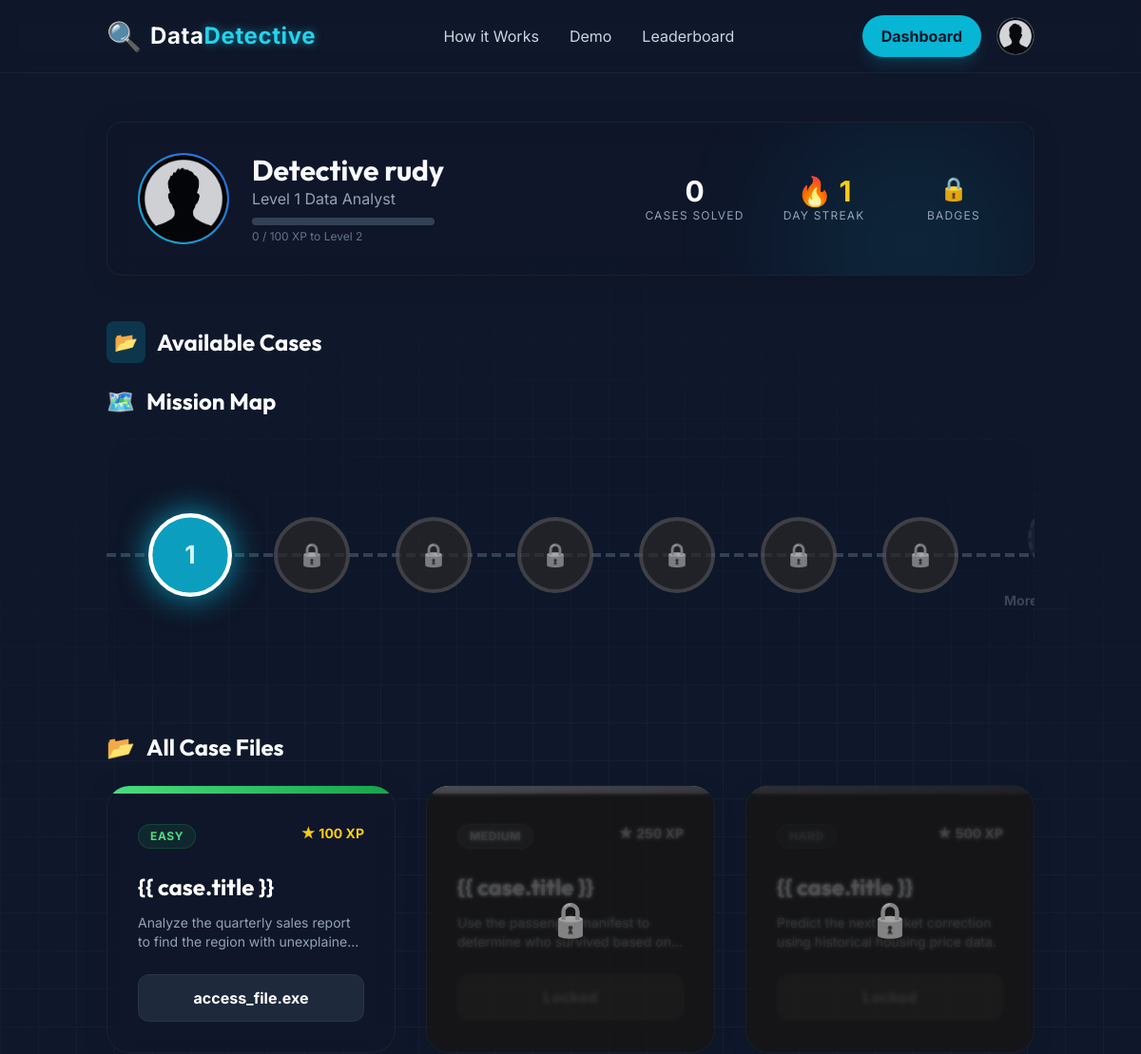
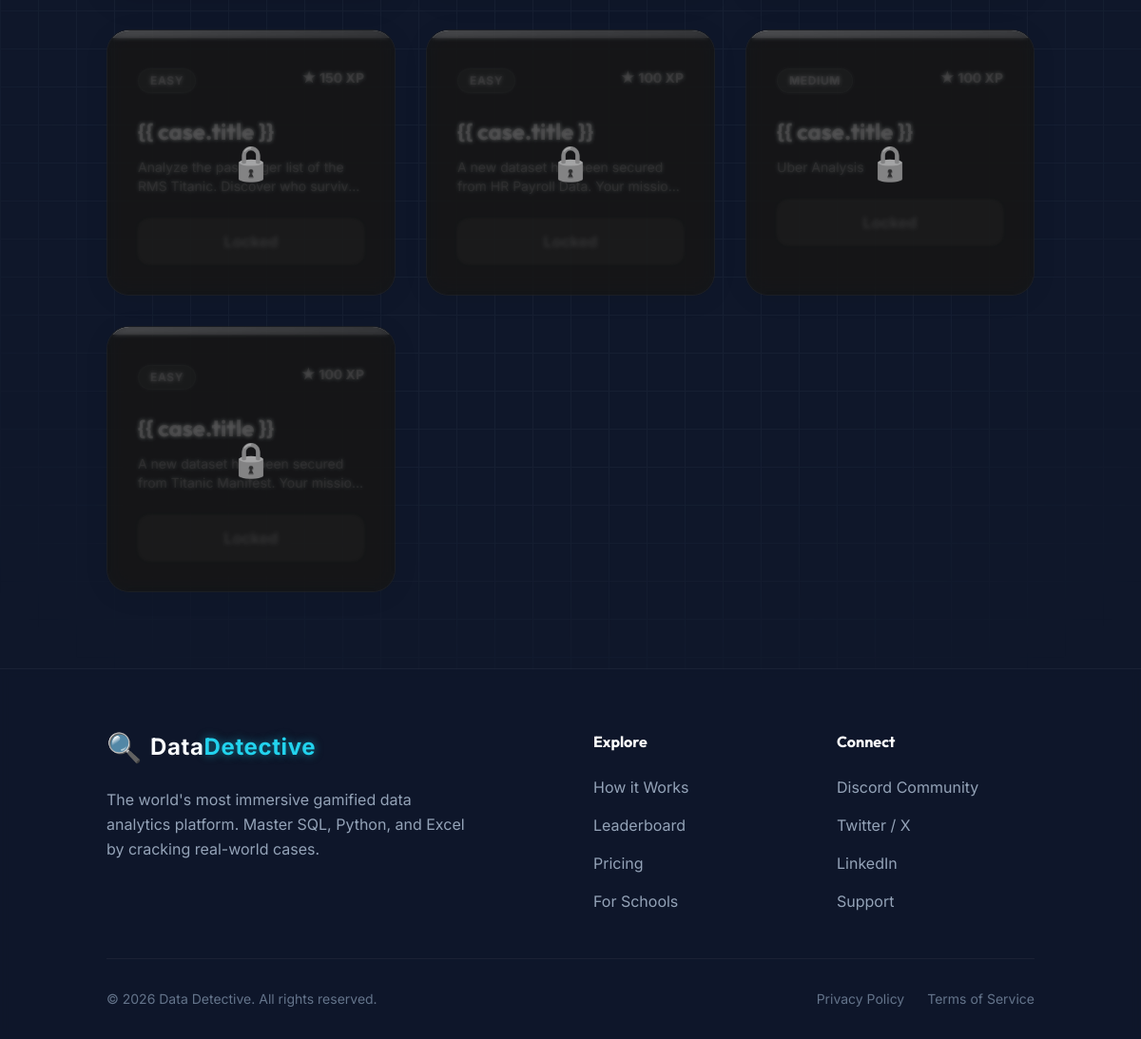
The page /dashboard/ (signed in) on the database its author committed (2 pictures, top to bottom).
### core/models.py (models this page shows, shortened)
class UserProfile(models.Model):
    user = models.OneToOneField(User, on_delete=models.CASCADE, related_name='profile')
    xp = models.IntegerField(default=0)
    level = models.IntegerField(default=1)
    avatar = models.ImageField(upload_to='avatars/', null=True, blank=True)
    badges = models.JSONField(default=list, blank=True)
    @property
    def next_level_xp(self):
        return self.level * 100
    @property
    def progress_percent(self):
        current_level_base = (self.level - 1) * 100
        return ((self.xp - current_level_base) / 100) * 100

class Case(models.Model):
    DIFFICULTY_CHOICES = [
        ('Easy', 'Easy'),
        ('Medium', 'Medium'),
        ('Hard', 'Hard'),
    ]
    COLOR_CHOICES = [
        ('green', 'Green'),
        ('yellow', 'Yellow'),
        ('red', 'Red'),
    ]
    title = models.CharField(max_length=200)
    description = models.TextField()
    dataset = models.ForeignKey(Dataset, on_delete=models.SET_NULL, null=True, blank=True, related_name='cases')
    difficulty = models.CharField(max_length=20, choices=DIFFICULTY_CHOICES)
    difficulty_color = models.CharField(max_length=20, choices=COLOR_CHOICES, default='green')
    xp_reward = models.IntegerField(default=100)
    order = models.IntegerField(default=0, help_text="Order in the learning path")
    is_active = models.BooleanField(default=True)

### core/views.py (the view)
# urls.py: path('dashboard/', views.dashboard_view, name='dashboard'),
@login_required
def dashboard_view(request):
    all_cases = Case.objects.all().order_by('id')
    solved_ids = set(Submission.objects.filter(
        user=request.user,
        completed=True
    ).values_list('case_id', flat=True))
    cases_with_status = []
    is_next_active = True  # The first case is active by default
    for case in all_cases:
        if case.id in solved_ids:
            case.status = 'solved'
            is_next_active = True
        elif is_next_active:
            case.status = 'active'
            is_next_active = False
        else:
            case.status = 'locked'
        cases_with_status.append(case)
    return render(request, 'core/dashboard.html', {'cases': cases_with_status})

### core/templates/core/dashboard.html (shortened to what this page needs)
{% extends 'core/base.html' %}
{% block content %}
<div class="container mx-auto px-6 py-8">
    <div
        class="glass p-8 rounded-2xl mb-12 flex flex-col md:flex-row items-center justify-between gap-8 relative overflow-hidden">
        <div class="absolute top-0 right-0 w-64 h-64 bg-cyan-500/10 rounded-full blur-3xl pointer-events-none"></div>
        <div class="flex items-center gap-6 z-10">
            <div class="w-24 h-24 rounded-full bg-gradient-to-tr from-cyan-500 to-blue-600 p-[2px]">
                <div class="w-full h-full rounded-full bg-slate-900 flex items-center justify-center overflow-hidden">
                    {% if user.profile.avatar %}
                    <img src="{{ user.profile.avatar.url }}" alt="Avatar" class="w-full h-full object-cover">
                    {% else %}
                    {% load static %}
                    <img src="{% static 'core/images/default_avatar.png' %}" alt="Default Avatar"
                        class="w-full h-full object-cover opacity-80">
                    {% endif %}
                </div>
            </div>
            <div>
                <h2 class="text-3xl font-bold font-heading">Detective {{ user.username }}</h2>
                <p class="text-slate-400">Level {{ user.profile.level }} Data Analyst</p>
                <div class="mt-2 w-48 h-2 bg-slate-700 rounded-full overflow-hidden">
                </div>
                <p class="text-xs text-slate-500 mt-1">{{ user.profile.xp }} / {{ user.profile.next_level_xp }} XP to
                    Level {{ user.profile.level|add:"1" }}</p>
            </div>
        </div>
        <div class="grid grid-cols-3 gap-8 z-10">
            <div class="text-center">
                <div class="text-3xl font-bold text-white">{{ user.submission_set.count }}</div>
                <div class="text-xs text-slate-400 uppercase tracking-widest">Cases Solved</div>
            </div>
            <div class="text-center">
                <div class="text-3xl font-bold text-yellow-400">🔥 1</div>
                <div class="text-xs text-slate-400 uppercase tracking-widest">Day Streak</div>
            </div>
            <div class="text-center">
                <div class="flex justify-center gap-1">
                    {% for badge in user.profile.badges %}
                    <span title="{{ badge }}" class="text-2xl cursor-help hover:scale-125 transition-transform">
                        {% if badge == 'First Blood' %}🩸{% elif badge == 'Veteran' %}🎖️{% else %}🏅{% endif %}
                    </span>
                    {% empty %}
                    <span class="text-slate-600 text-2xl" title="No badges yet">🔒</span>
                    {% endfor %}
                </div>
                <div class="text-xs text-slate-400 uppercase tracking-widest mt-1">Badges</div>
            </div>
        </div>
    </div>
    <h3 class="text-2xl font-bold mb-6 flex items-center gap-3">
        <span class="bg-cyan-500/20 text-cyan-400 p-2 rounded-lg text-xl">📂</span> Available Cases
    </h3>
    <div class="mb-4">
        <h2 class="text-2xl font-bold font-heading mb-6 flex items-center gap-3">
            <span class="text-cyan-400">🗺️</span> Mission Map
        </h2>
        {% include 'core/includes/game_map.html' %}
    </div>
    <h2 class="text-2xl font-bold font-heading mb-6 flex items-center gap-3">
        <span class="text-purple-400">📂</span> All Case Files
    </h2>
    <div class="grid md:grid-cols-2 lg:grid-cols-3 gap-8 mb-12" id="cases">
        {% for case in cases %}
        <div class="glass rounded-3xl overflow-hidden hover:shadow-[0_0_30px_rgba(6,182,212,0.15)] transition-all duration-300 group relative
                 {% if case.status == 'locked' %}opacity-75 grayscale{% endif %}">
            {% if case.status == 'locked' %}
            <div class="absolute inset-0 bg-slate-900/60 z-20 flex items-center justify-center backdrop-blur-[2px]">
                <div class="text-4xl">🔒</div>
            </div>
            {% endif %}
            <div class="h-2 bg-gradient-to-r
                    {% if case.difficulty == 'Easy' %}from-green-400 to-green-600
                    {% elif case.difficulty == 'Medium' %}from-yellow-400 to-yellow-600
                    {% else %}from-red-500 to-red-700{% endif %}">
            </div>
            <div class="p-8 relative">
                <div class="flex justify-between items-start mb-6">
                    <span class="px-3 py-1 rounded-full text-xs font-bold uppercase tracking-wider border
                            {% if case.difficulty == 'Easy' %}bg-green-500/10 text-green-400 border-green-500/20
                            {% elif case.difficulty == 'Medium' %}bg-yellow-500/10 text-yellow-400 border-yellow-500/20
                            {% else %}bg-red-500/10 text-red-500 border-red-500/20{% endif %}">
                        {{ case.difficulty }}
                    </span>
                    <div class="flex items-center gap-1 text-yellow-400 font-bold text-sm">
                        <span>★</span> {{ case.xp_reward }} XP
                    </div>
                </div>
                <h3 class="text-2xl font-bold mb-3 text-white group-hover:text-cyan-400 transition-colors">{{ case.title
                    }}</h3>
                <p class="text-slate-400 mb-6 line-clamp-2 text-sm">{{ case.description }}</p>
                {% if case.status == 'active' or case.status == 'solved' %}
                <a href="{% url 'case_detail' case.id %}"
                    class="block w-full py-3 rounded-xl bg-slate-800 hover:bg-cyan-500 hover:text-slate-900 text-white text-center font-bold transition-all border border-white/5 group-hover:border-cyan-500/30">
                    {% if case.status == 'solved' %}Revisit Case{% else %}access_file.exe{% endif %}
                </a>
                {% else %}
                <button disabled
                    class="block w-full py-3 rounded-xl bg-slate-800 text-slate-500 text-center font-bold cursor-not-allowed">
                </button>
                {% endif %}
            </div>
        </div>
        {% endfor %}
    </div>
</div>
{% endblock %}

### core/templates/core/includes/game_map.html (shortened to what this page needs)
<div class="relative w-full overflow-hidden py-12 mb-12">
    <div class="overflow-x-auto pb-8 pt-4 custom-scrollbar relative z-10">
        <div class="flex items-center min-w-max px-12 gap-12 relative">
            {% for case in cases %}
            <div class="relative group z-10 flex flex-col items-center">
                <a href="{% if case.status == 'locked' %}#{% else %}{% url 'case_detail' case.id %}{% endif %}" class="w-20 h-20 rounded-full flex items-center justify-center border-4 transition-all duration-500 transform relative
                          {% if case.status == 'solved' %}
                              bg-slate-900 border-cyan-500 shadow-[0_0_20px_rgba(34,211,238,0.5)] scale-100 hover:scale-110
                          {% elif case.status == 'active' %}
                              bg-cyan-600 border-white shadow-[0_0_30px_rgba(6,182,212,0.8)] animate-pulse scale-110
                          {% else %}
                              bg-slate-800 border-slate-600 grayscale opacity-70 cursor-not-allowed
                          {% endif %}">
                    {% if case.status == 'solved' %}
                    <span class="text-2xl">✅</span>
                    {% elif case.status == 'active' %}
                    <span class="text-2xl font-bold text-white">{{ forloop.counter }}</span>
                    <span
                        class="absolute inline-flex h-full w-full rounded-full bg-cyan-400 opacity-20 animate-ping"></span>
                    {% else %}
                    <span class="text-2xl">🔒</span>
                    {% endif %}
                </a>
            </div>
            {% endfor %}
            <div class="relative group z-10 flex flex-col items-center opacity-50">
                <div
                    class="w-20 h-20 rounded-full flex items-center justify-center border-4 border-slate-700 bg-slate-800 border-dashed">
                </div>
                <div class="mt-4 text-slate-500 font-bold text-sm">More Coming Soon</div>
            </div>
        </div>
    </div>
</div>

### core/templates/core/base.html (style rules this page uses)
body { font-family: 'Inter', sans-serif; background-color: #0f172a; color: #f8fafc; overflow-x: hidden; }
h1, h2, h3, h4, h5, h6 { font-family: 'Outfit', sans-serif; }
.glass { background: rgba(15, 23, 42, 0.6); backdrop-filter: blur(12px); -webkit-backdrop-filter: blur(12px); border: 1px solid rgba(255, 255, 255, 0.05); box-shadow: 0 4px 30px rgba(0, 0, 0, 0.1); }

### rows shown on the page
Case: difficulty "EASY", xp_reward "100", description "Analyze the quarterly sales report to find the region with…", shows "access_file.exe"
Case: difficulty "MEDIUM", xp_reward "250", description "Use the passenger manifest to determine who survived based…"
Case: xp_reward "500", description "Predict the next market correction using historical housing price data."
Case: difficulty "EASY", xp_reward "150", description "Analyze the passenger list of the RMS Titanic. Discover who…"
Case: difficulty "EASY", xp_reward "100", description "A new dataset has been secured from HR Payroll Data. Your…"
Case: difficulty "MEDIUM", xp_reward "100", description "Uber Analysis"
Case: difficulty "EASY", xp_reward "100", description "A new dataset has been secured from Titanic Manifest. Your…"

### other values the page prints
{{ user.username }} "rudy"
{{ user.profile.level }} "1"
{{ user.profile.xp }} "0"
{{ user.profile.next_level_xp }} "100"
{{ user.profile.level|add:"1" }} "2"
{{ user.submission_set.count }} "0"
